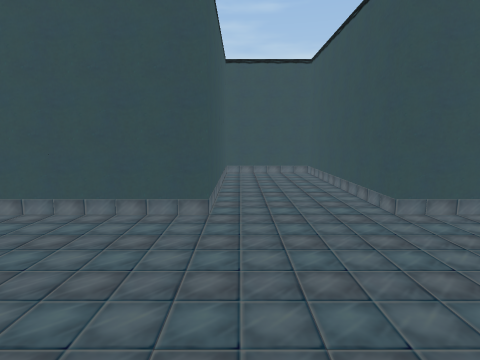
[1] (above)

12 first-person views from a walk through a scene from a Unity 3-D project. The camera is 1.2 m above the floor, tilts 8° down and sees 80° across. The floor is counted in squares, 1 m on a side. Each view is taken from the middle of a square. On the plan, view 1 faces up. The plan holds only what a view shows up to about 13 squares ahead; the rest is blank. The place goes on beyond the plan.

[2]
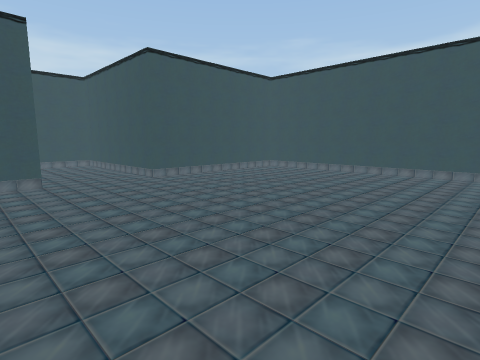

[3]
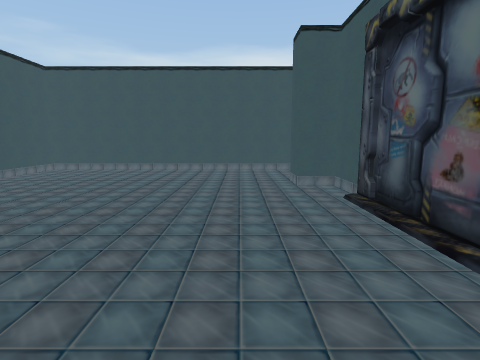

[4]
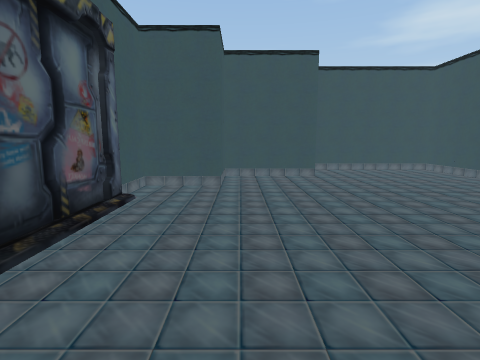

[5]
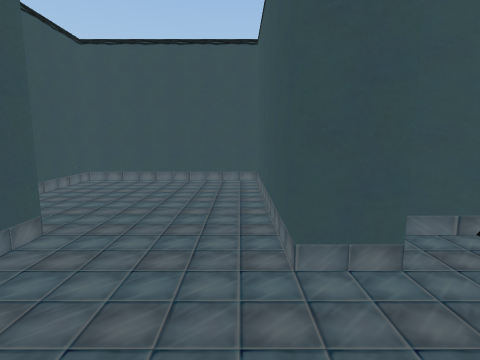

[6]
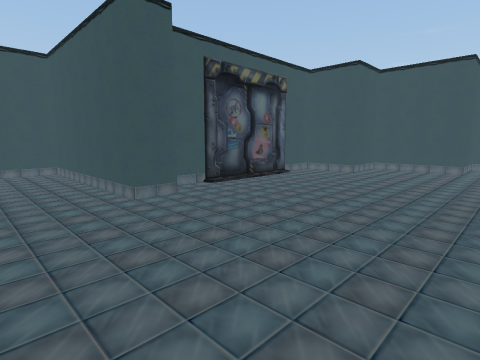

[7]
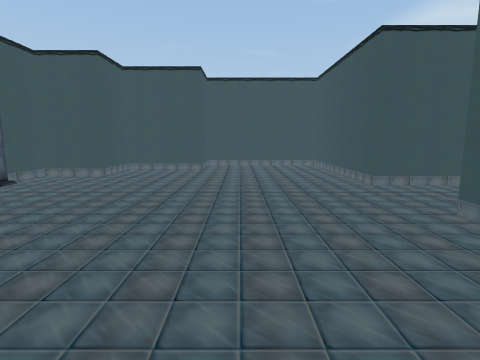

[8]
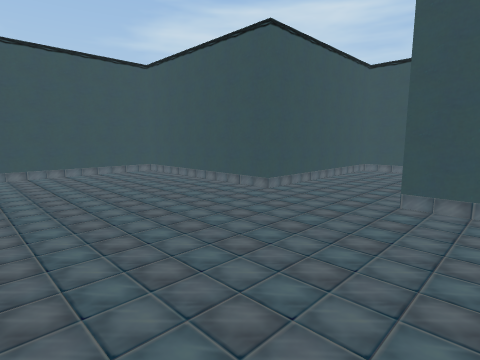

[9]
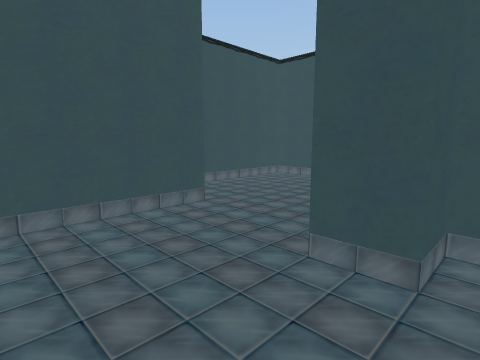

[10]
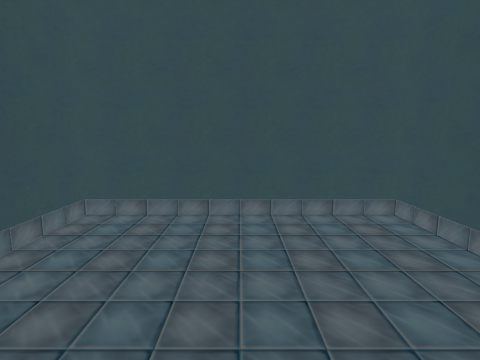

[11]
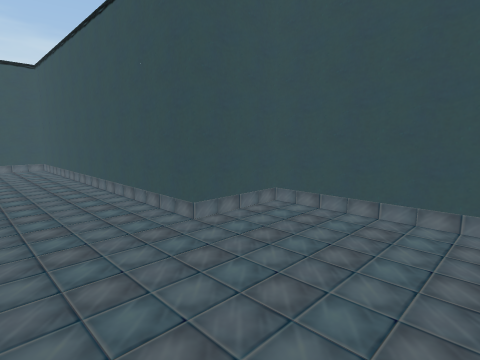

[12]
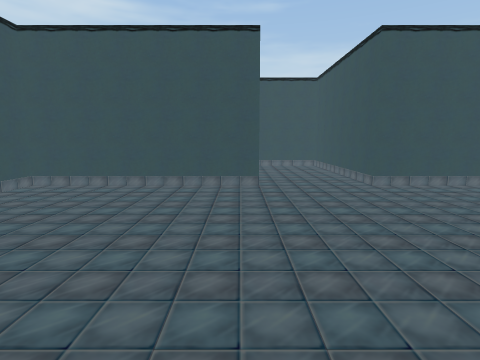

### Floor plan
Points are (right, up) in squares from view 1. A wall is a line through its corners. A room is listed if a view was taken in it or the views show most of it. See-through windows are left out.
Room 1 (views 1, 2, 3, 4, 5, 6, 7, 8, 9, 10, 11, 12)
walls: (2.5, 4.5) (2.5, 10.5) (-0.5, 10.5) (-0.5, 4.5) (-6.5, 4.5) (-6.5, -0.5) (-4.5, -0.5) (-4.5, -3.5) (-2.5, -3.5) (-2.5, -5.6) (4.5, -5.6) (4.5, -4.5) (5.5, -4.5) (5.5, -10.5) (10.5, -10.5) (10.5, -5.5) (8.5, -5.5) (8.5, 4.5) (2.5, 4.5); (0.7, -5.5) (1, -5.6) (1.3, -5.5); (1, -5.6) (1.4, -5.5); (0.7, -5.6) (0.9, -5.6)

Positions as (right, up) in squares from view 1, and headings:
1: (0, 0), facing up
2: (-2, -4), facing up-right
3: (-3, -3), facing right
4: (5, -3), facing left
5: (6, -2), facing down
6: (8, 1), facing down-left
7: (7, 1), facing left
8: (4, -1), facing up-left
9: (4, -2), facing down-right
10: (6, -8), facing right
11: (6, -9), facing up-right
12: (-1, -3), facing up
